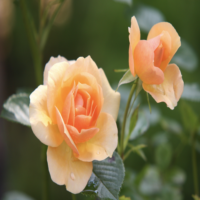
#> input picture 10_cv/search/data/flower_small.png, 200 x 200 px
$ python p_hash.py
#> lines starting #> are read from the running program, lines starting #| are printed output that depends on the picture; long printed decimals are rounded
# -*- coding: utf-8 -*-
"""
@author:XuMing(xuming624@qq.com)
@description:
"""

import cv2
import time
import numpy as np


def pHash(img, leng=32, wid=32):
    img = cv2.resize(img, (leng, wid))
    gray = cv2.cvtColor(img, cv2.COLOR_BGR2GRAY)
    dct = cv2.dct(np.float32(gray))
    dct_roi = dct[0:8, 0:8]
    avreage = np.mean(dct_roi)
    phash_01 = (dct_roi > avreage) + 0
    phash_list = phash_01.reshape(1, -1)[0].tolist()
    hash = ''.join([str(x) for x in phash_list])
    return hash


def dHash(img, leng=9, wid=8):
    img = cv2.resize(img, (leng, wid))
    image = cv2.cvtColor(img, cv2.COLOR_BGR2GRAY)
    # 每行前一个像素大于后一个像素为1，相反为0，生成哈希
    hash = []
    for i in range(wid):
        for j in range(wid):
            if image[i, j] > image[i, j + 1]:
                hash.append(1)
            else:
                hash.append(0)
    return hash


def aHash(img, leng=8, wid=8):
    img = cv2.resize(img, (leng, wid))
    image = cv2.cvtColor(img, cv2.COLOR_BGR2GRAY)
    avreage = np.mean(image)
    hash = []
    for i in range(image.shape[0]):
        for j in range(image.shape[1]):
            if image[i, j] >= avreage:
                hash.append(1)
            else:
                hash.append(0)
    return hash


def Hamming_distance(hash1, hash2):
    num = 0
    for index in range(len(hash1)):
        if hash1[index] != hash2[index]:
            num += 1
    return num


if __name__ == '__main__':
    image1 = cv2.imread('data/flower_small.png')
#> image1 is the input picture: shape (200, 200, 3); mean B, G, R 71.7, 107.7, 117.5
    image2 = cv2.imread('data/flower_part.png')
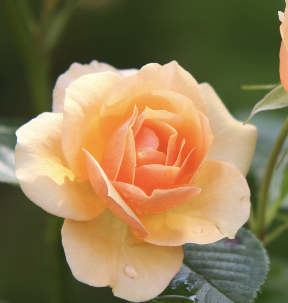
#> input picture 10_cv/search/data/flower_part.png, 288 x 303 px
#> image2 is the input picture: shape (303, 288, 3); mean B, G, R 82.7, 122.6, 143.2

    start1 = time.time()
    d_dist = Hamming_distance(dHash(image1), dHash(image2))
#> the loop in Hamming_distance, `for index in range(len(hash1)):` made 64 passes
#> after the loop in Hamming_distance, `for index in range(len(hash1)):`: num = 23
#> d_dist = 23
    end1 = time.time()

    start2 = time.time()
    p_dist = Hamming_distance(pHash(image1), pHash(image2))
#> in pHash, `img = cv2.resize(img, (leng, wid))`:
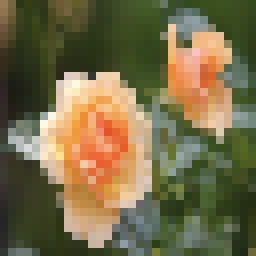
#> img: shape (32, 32, 3) (shown 8 times larger); mean of channels 0, 1, 2 71.8, 107.6, 117.5; drawn as B, G, R
#> in pHash, `gray = cv2.cvtColor(img, cv2.COLOR_BGR2GRAY)`:
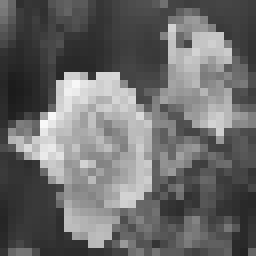
#> gray: shape (32, 32) (shown 8 times larger); min 27, max 248, mean 106.5
#> in pHash, `dct = cv2.dct(np.float32(gray))`:
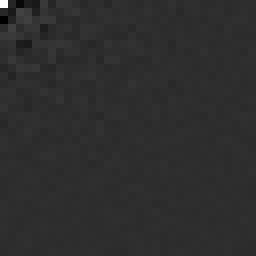
#> dct: shape (32, 32) float32 (shown 8 times larger); min -750.9, max 3407.5, mean 3.1; drawn with min black and max white
#> in pHash, `avreage = np.mean(dct_roi)`: avreage = 44.53
#> in pHash, `phash_list = phash_01.reshape(1, -1)[0].tolist()`: phash_list = 64 values, max 1 at index 0, min 0 at index 1, mean 0.406
#> call 2 of pHash, with leng = 32, wid = 32
#> in pHash (call 2), `img = cv2.resize(img, (leng, wid))`:
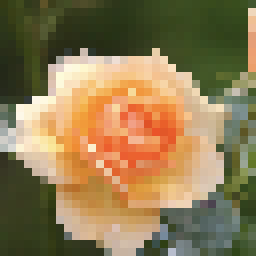
#> img: shape (32, 32, 3) (shown 8 times larger); mean of channels 0, 1, 2 82.4, 122.5, 143.1; drawn as B, G, R
#> in pHash (call 2), `gray = cv2.cvtColor(img, cv2.COLOR_BGR2GRAY)`:
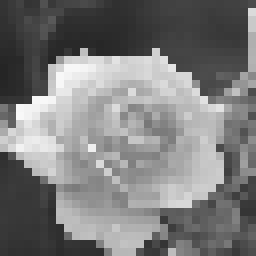
#> gray: shape (32, 32) (shown 8 times larger); min 37, max 248, mean 124.1
#> in pHash (call 2), `avreage = np.mean(dct_roi)`: avreage = 30.57
#> in pHash (call 2), `phash_list = phash_01.reshape(1, -1)[0].tolist()`: phash_list = 64 values, max 1 at index 0, min 0 at index 1, mean 0.391
#> p_dist = 27
    end2 = time.time()

    start3 = time.time()
    a_dist = Hamming_distance(aHash(image1), aHash(image2))
#> in aHash, `avreage = np.mean(image)`: avreage = 104.2
#> a_dist = 14
    end3 = time.time()

    print('a_dist is ' + '%d' % a_dist + ', similarity is ' + '%f' % (1 - a_dist * 1.0 / 64) + ', time is ' + '%f' % (
    end3 - start3))
#| a_dist is 14, similarity is 0.7812, time is 0.003824
    print('p_dist is ' + '%d' % p_dist + ', similarity is ' + '%f' % (1 - p_dist * 1.0 / 64) + ', time is ' + '%f' % (
    end2 - start2))
#| p_dist is 27, similarity is 0.5781, time is 0.01482
    print('d_dist is ' + '%d' % d_dist + ', similarity is ' + '%f' % (1 - d_dist * 1.0 / 64) + ', time is ' + '%f' % (
    end1 - start1))
#| d_dist is 23, similarity is 0.6406, time is 0.004397
